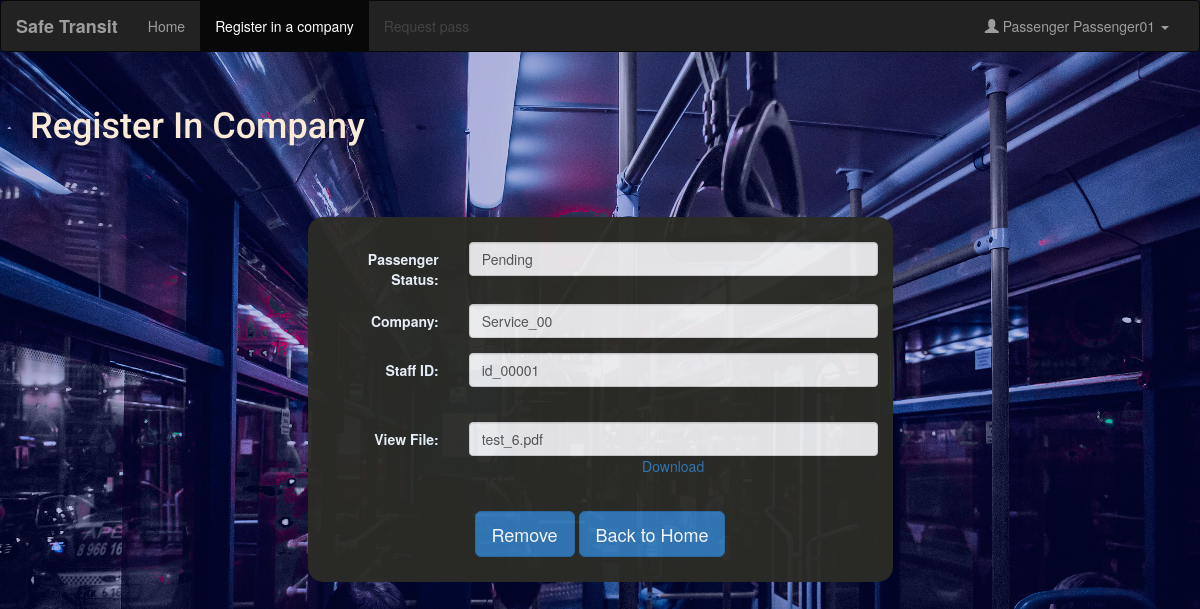
The app's page /passenger_register_in_company.php (signed in) with its own data.
### tables this page shows
CREATE TABLE `users` (
  `user_no` int(11) NOT NULL,
  `user_id` varchar(63) DEFAULT NULL,
  `account_type` tinyint(7) DEFAULT NULL,
  `account_no` int(11) DEFAULT NULL,
  `password` varchar(127) DEFAULT NULL
);

CREATE TABLE `passenger` (
  `passenger_no` int(11) NOT NULL,
  `first_name` varchar(63) DEFAULT NULL,
  `last_name` varchar(63) DEFAULT NULL,
  `address` varchar(127) DEFAULT NULL,
  `telephone` varchar(15) DEFAULT NULL,
  `service_no` int(11) DEFAULT NULL,
  `staff_id` varchar(11) NOT NULL,
  `email` varchar(31) NOT NULL,
  `state` tinyint(2) NOT NULL DEFAULT '0',
  `file_no` int(11) DEFAULT NULL
);

CREATE TABLE `service` (
  `service_no` int(11) NOT NULL,
  `id` varchar(63) DEFAULT NULL,
  `name` varchar(255) DEFAULT NULL,
  `state` tinyint(3) DEFAULT NULL,
  `file_no` int(11) DEFAULT NULL
);

CREATE TABLE `files` (
  `file_no` int(11) NOT NULL,
  `fname` text NOT NULL,
  `name` varchar(200) NOT NULL
);

### includes/autoloader.inc.php (called while the page is built, shortened)
<?php
  function autoloader($className)
  {
    $path=$_SERVER['DOCUMENT_ROOT']."/OOSD-with-MVC/class";
    $extension = ".class.php";
    $fullPath = $path."/".strtolower($className).$extension;
  }
 ?>

### class/passenger_tracker.class.php (called while the page is built, shortened)
<?php
require_once $_SERVER['DOCUMENT_ROOT'] . "/OOSD-with-MVC/includes/autoloader.inc.php";
class Passenger_Tracker extends Tracker
{
    private static  $instance = null;
    public static function getInstance()
    {
        if (self::$instance == null) {
            self::$instance = new Passenger_Tracker();
        }
        return self::$instance;
    }
    public function getPassenger($user_id)
    {
        $passenger = Passenger::getInstance($user_id);
        $passenger_controller = new Passenger_Controller();
        $passenger_controller->setPassengerDetails($passenger);
        return $passenger;
    }
}

### class/passenger_view.class.php (called while the page is built, shortened)
<?php
  require_once $_SERVER['DOCUMENT_ROOT']."/OOSD-with-MVC/includes/autoloader.inc.php";
  class Passenger_View extends Passenger_Model{
    private $passenger;
    public function __construct($user_id){
      $passenger_tracker = Passenger_Tracker::getInstance();
      $this->passenger = $passenger_tracker->getPassenger($user_id);
    }
    public function getPassState(){
      return $this->passenger->getState();
    }
    public function getPassengerServiceNo(){
      return $this->passenger->getServiceNo();
    }
    public function getUserName(){
      $passenger_controller = new Passenger_Controller();
      return $passenger_controller->createUsername($this->passenger);
    }
    public function getServiceName($service_no){
      $essential_service_tracker = EssentialServiceTracker::getInstance();
      $service = $essential_service_tracker->createService($service_no);
      return $service->getName();
    }
    public function getPassengerStaffId(){
      return $this->passenger->getStaffId();
    }
    public function getPassengerFileDetails(){
      $details = File_Controller::getInstance()->getFileDetails($this->passenger->getFileNo());
      return $details;
    }
  }
 ?>

### class/passenger.class.php (called while the page is built, shortened)
<?php
  require_once $_SERVER['DOCUMENT_ROOT']."/OOSD-with-MVC/includes/autoloader.inc.php";
  class Passenger extends User
  {
    private $service_no;
    private $staff_id;
    private $state;
    private $file_no;
    private static $instances = array();
    public function getServiceNo(){return $this->service_no;}
    public function getStaffId(){return $this->staff_id;}
    public function getState(){return $this->state;}
    public function getFileNo(){return $this->file_no;}
    public function setServiceNo($service_no){$this->service_no=$service_no;}
    public function setStaffId($staff_id){$this->staff_id=$staff_id;}
    public function setState($state){$this->state=$state;}
    public function setFileNo($file_no){$this->file_no = $file_no;}
  public static function getInstance($user_id)
  {
    if(!array_key_exists($user_id, self::$instances)) {
      self::$instances[$user_id] = new self($user_id);
    }
    return self::$instances[$user_id];
  }
  }

### class/user.class.php (called while the page is built, shortened)
<?php
require_once $_SERVER['DOCUMENT_ROOT']."/OOSD-with-MVC/includes/autoloader.inc.php";
abstract class User
{
    private $user_id;
    private $first_name;
    private $last_name;
    public function getUserId(){return $this->user_id;}
    public function setUserId($user_id){$this->user_id = $user_id;}
    public function getFirstName(){return $this->first_name;}
    public function setFirstName($first_name){$this->first_name = $first_name;}
    public function getLastName(){return $this->last_name;}
    public function setLastName($last_name){$this->last_name = $last_name;}
}

### class/dbh.class.php (called while the page is built)
<?php
class Dbh{
    private $host = "localhost";
    private $user = "root";
    private $pwd = "root";
    private $dbName = "safe_transit";
    protected function connect(){
        $dsn = "mysql:host=" . $this->host . ";dbname=" . $this->dbName;
        $pdo = new PDO($dsn, $this->user, $this->pwd);
        $pdo->setAttribute(PDO::ATTR_DEFAULT_FETCH_MODE, PDO::FETCH_ASSOC);
        return $pdo;
    }
}

### class/passenger_model.class.php (called while the page is built, shortened)
<?php
  require_once "dbh.class.php";
	class Passenger_Model extends Dbh
	{
		protected function getRecord($user_id)
		{
            $stmt = $this->connect()->query("SELECT * FROM users JOIN passenger ON Passenger.passenger_no = Users.account_no WHERE Users.user_id = '$user_id'");
            return $stmt->fetch();
		}
	}

### class/passenger_controller.class.php (called while the page is built, shortened)
<?php
require_once $_SERVER['DOCUMENT_ROOT'] . "/OOSD-with-MVC/includes/autoloader.inc.php";
class Passenger_Controller extends Passenger_Model
{
    public function setPassengerDetails(Passenger $passenger){
        $row = $this->getRecord($passenger->getUserId());
    }
    public function createUsername($passenger)
    {
        return $passenger->getFirstName() . " " . $passenger->getLastName();
    }
}

### class/essentialServiceTracker.class.php (called while the page is built, shortened)
<?php
require_once $_SERVER['DOCUMENT_ROOT']."/OOSD-with-MVC/includes/autoloader.inc.php";
class EssentialServiceTracker extends Tracker{
    private static  $instance = null;
    public static function getInstance(){
        if (self::$instance == null) {
            self::$instance = new EssentialServiceTracker();
        }
        return self::$instance;
    }
    public function createService($service_no){
        $service = new EssentialService($service_no);
        $details = Service_Model::getInstance()->getServiceDetails($service_no);
        $service->setValues($service_no, $details["id"], $details["name"], $details["state"], $details['file_no']);
        return $service;
    }
}

### class/service_model.class.php (called while the page is built, shortened)
<?php
require_once "dbh.class.php";
class Service_Model extends Dbh
{
    private static  $instance;
    public static function getInstance(){
        if (self::$instance == null) {
            self::$instance = new Service_Model();
        }
        return self::$instance;
    }
    public function getServiceDetails($service_no)
    {
        $stmt = $this->connect()->query("SELECT * FROM service WHERE service_no = '{$service_no}'");
        $record = $stmt->fetch();
        return $record;
    }
}

### class/essentialService.class.php (called while the page is built, shortened)
<?php
require_once $_SERVER['DOCUMENT_ROOT']."/OOSD-with-MVC/includes/autoloader.inc.php";
class EssentialService{
    private $name;
    public function getName()
    {
        return $this->name;
    }
    public function setValues($service_no, $id, $name, $state, $file_no){
        $this->name = $name;
    }
}

### class/file_controller.class.php (called while the page is built, shortened)
<?php
require_once $_SERVER['DOCUMENT_ROOT']."/OOSD-with-MVC/includes/autoloader.inc.php";
class File_Controller extends File_Model{
    private static  $instance;
    public static function getInstance(){
        if (self::$instance == null) {
            self::$instance = new File_Controller();
        }
        return self::$instance;
    }
    public function getFileDetails($file_no){
        $fdata = $this->getFileDetailsFromModel($file_no);
        return $fdata;
    }
}

### class/file_model.class.php (called while the page is built, shortened)
<?php
require_once "dbh.class.php";
class File_Model extends Dbh
{
    protected function getFileDetailsFromModel($file_no){
        $stmt = $this->connect()->prepare("SELECT * FROM files where file_no = ?");
        $stmt->execute(array($file_no));
        $file_det = $stmt->fetch(PDO::FETCH_ASSOC);
        return $file_det;
    }
}

### includes/passenger_register_in_company_1.inc.php (the view)
<div class="container">
    <div class="row">
        <div class="col-lg-3 cyan"></div>
        <div class="col-lg-6 wrapper">
            <form class="form-horizontal" role="form" action="includes/passenger_register_in_company.inc.php" method="post">
                <div class="form-group">
                    <label for="pass_status" class="col-sm-3 control-label">Passenger Status:</label>
                    <div class="col-sm-9">
                        <input name="pass_status" type="text" class="form-control" id="pass_status" readonly value="<?php echo $state_name; ?>
                        ">
                    </div>
                </div>
                <div class="form-group">
                    <label for="company" class="col-sm-3 control-label">Company:</label>
                    <div class="col-sm-9">
                        <input name="company" type="text" class="form-control" id="company" readonly value="<?php echo $service_name; ?>
                        ">
                    </div>
                </div>
                <div class="form-group">
                    <label for="staff_id" class="col-sm-3 control-label">Staff ID:</label>
                    <div class="col-sm-9">
                        <input name="staff_id" type="text" class="form-control" id="staff_id" readonly value="<?php echo $staff_id; ?>
                        ">
                    </div>
                </div>
                <br>
                <div class="form-group">
                    <label for="view" class="col-sm-3 control-label">View File:</label>
                    <div class="col-sm-9">
                        <?php
                        if($passenger_file==null):
                            ?>
                            <input name="view" type="text" class="form-control" id="view" readonly value="No file added">
                        <?php
                        else:
                            ?>
                            <input name="view" type="text" class="form-control" id="view" readonly value="<?= $passenger_file['name'] ?>">
                            <a href="includes/download.inc.php?name=<?php echo $passenger_file['name'];?>&fname=<?php echo $passenger_file['fname'] ?>">Download</a>
                        <?php
                        endif;
                        ?>
                    </div>
                </div>
                <br>
                <input type="submit" class="btn btn-primary btn-lg" value="Remove" name="remove">
                <input type="submit" class="btn btn-primary btn-lg" value="Back to Home" name="home">
            </form>
        </div>
        <div class="col-lg-3 orange"></div>
    </div>
</div>

### passenger_register_in_company.php (shortened to what this page needs)
<?php
    require_once $_SERVER['DOCUMENT_ROOT']."/OOSD-with-MVC/includes/autoloader.inc.php";
    $passengerview = new Passenger_View($_SESSION['user_Id']);
    $pass_state = $passengerview->getPassState();
    $username = $passengerview->getUserName();
    $service_no=$passengerview->getPassengerServiceNo();
    $staff_id = $passengerview->getPassengerStaffId();
    $service_name = $passengerview->getServiceName($service_no);
    $passenger_file = $passengerview->getPassengerFileDetails();
    $state=0;
    $state_name ='';
    if($pass_state == '0'){
        $state = 0;
    }elseif($pass_state == '1'){
        $state = 1;
        $state_name = "Pending";
    }else{
        $state = 2;
        $state_name = "Accepted";
    }
?>
<!DOCTYPE html>
<html lang="en">
<head>
    <link rel="stylesheet" href="css/passenger_register_in_company.css">
    <link rel="stylesheet" href="https://maxcdn.bootstrapcdn.com/bootstrap/3.4.1/css/bootstrap.min.css">
</head>
<body>
<div class="navbar navbar-inverse">
    <div class="container-fluid">
        <div class="row">
            <div class="col-lg-12">
                <div class="navbar-header">
                    <strong class="navbar-brand">Safe Transit</strong>
                </div>
                <div class="navbar-collapse collapse" id="mobile_menu">
                    <ul class="nav navbar-nav">
                        <li><a href="passenger_home.php">Home</a></li>
                        <li class="active"><a href="passenger_register_in_company.php">Register in a company</a></li>
                        <?php
                        if($state>1){
                            echo'<li><a href="passenger_request_pass.php">Request pass</a></li>';
                        }else{
                            echo '<li class="disabled"><a>Request pass</a></li>';
                        }
                        ?>
                    </ul>
                    <ul class="nav navbar-nav navbar-right">
                        <li><a href="#" class="dropdown-toggle" data-toggle="dropdown"><span class="glyphicon glyphicon-user"></span> <?php echo $username ?> <span class="caret"></span></a>
                        </li>
                    </ul>
                </div>
            </div>
        </div>
    </div>
</div>
<div class="container heading">
    <h1>Register In Company</h1>
</div>
<?php
    if ($state>=1){
        require_once "includes/passenger_register_in_company_1.inc.php";
    }
    else{
        require_once "includes/passenger_register_in_company_2.inc.php";
    }
?>
</body>
</html>

### css/passenger_register_in_company.css (style rules this page uses)
body { background-color: violet; background: url("../img/PassBlue.jpg") no-repeat center fixed; background-size: cover; font-family: 'Roboto', sans-serif; color: aliceblue; }
.container { margin-top: 10px; }
.heading { color: antiquewhite; }
.wrapper { background-color: rgb(44, 44, 37); color: aliceblue; opacity: 0.95; padding: 25px; border-radius: 15px; text-align: center; margin-top: 35px; }
.heading { padding:15px 0; font-family: 'Roboto', sans-serif; }

### records on screen
users: passenger.first_name+last_name "Passenger Passenger01", pass_status "Pending", company "Service_00", staff_id "id_00001"
files: view "test_6.pdf"
